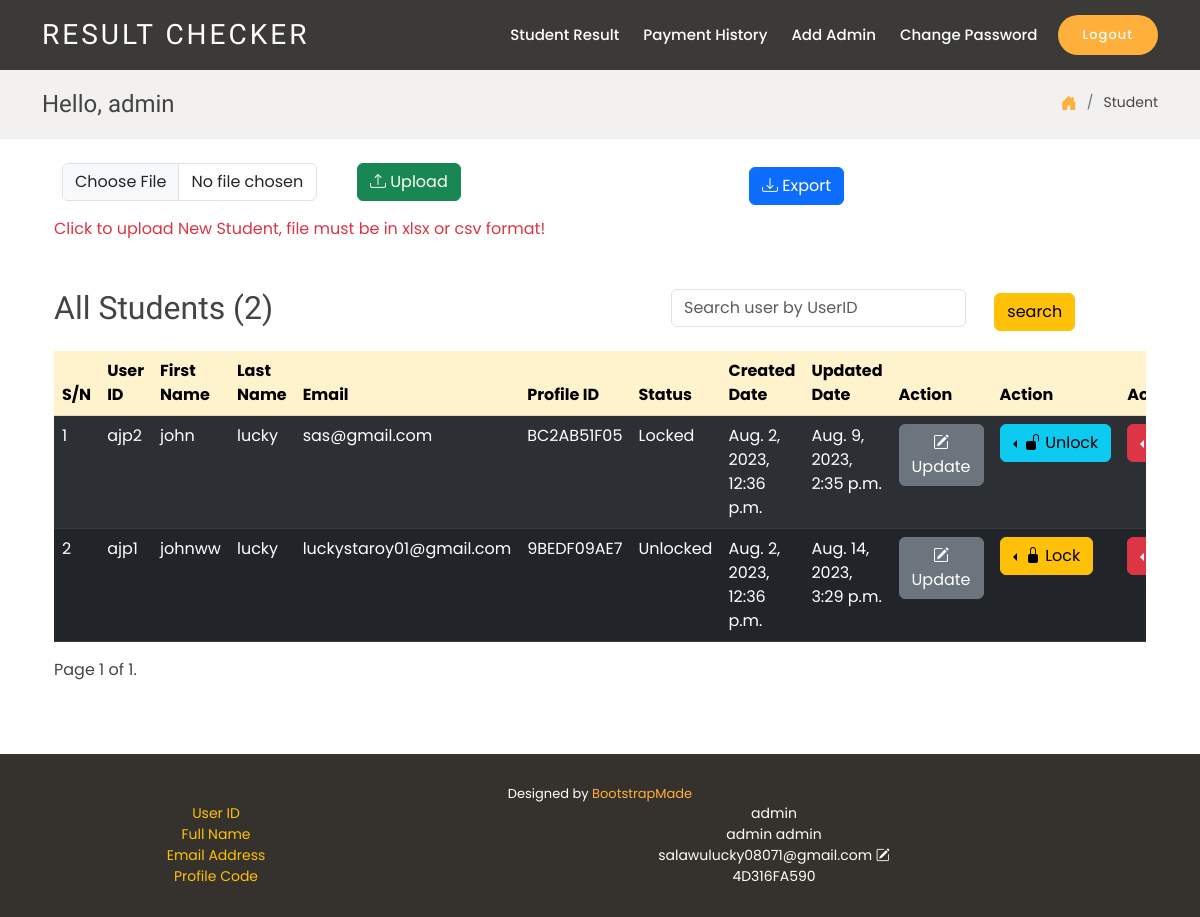
Screenshot of /student (signed in) with the database file from the repository.
### users/models.py (models this page shows, shortened)
class User(AbstractUser):
    username = None
    userid = models.CharField(max_length=150, unique=True, null=True, blank=True)
    email=models.EmailField(max_length=150, null=True,blank=True)
    name=models.CharField(max_length=150, null=True,blank=True)
    duration=models.IntegerField(blank=True,null=True)
    profile_ID=models.CharField(max_length=11, null=True,blank=True)
    created_at = models.DateTimeField(auto_now_add=True,null=True)
    updated_at =  models.DateTimeField(auto_now=True,null=True)
    profile_pic=models.ImageField(default='profilepic.png',null=True,blank=True)
    active= models.BooleanField(default=True,blank=True)
    pass_change = models.BooleanField(default=False,blank=True)
    class Meta:
        ordering = ['-created_at']
        indexes = [
            models.Index(fields=['-created_at']),
        ]
    objects=UserManager( )
    USERNAME_FIELD ='userid'
    REQUIRED_FIELDS=[]

### administrator/decorators.py (the view)
    def wrapper_function(request, *args, **kwargs):
        group= None
        if request.user.groups.exists():
            group = request.user.groups.all()[0].name
        if group == 'student':
            return redirect('decline')
        else:
            return view_func(request, *args,**kwargs)

### administrator/views.py (called while the page is built)
@login_required(login_url='login')
@admin_only
def student(request):
    stu=User.objects.filter(groups = Group.objects.get(name='student'))
    count = stu.count()
    myFilter=studentsFilter(request.GET, queryset=stu)
    stu=myFilter.qs
    p=Paginator(stu, 20)
    page_num = request.GET.get('page',1)
    try:
        page = p.page(page_num)
    except EmptyPage:
            page = p.page(1)
    return render(request, 'student.html', {'stu':page,'count':count})

### templates/student.html (shortened to what this page needs)
{% extends 'index.html' %}
{% load static %}
{% block content %}
    <section class="breadcrumbs">
      <div class="container">
        <div class="d-flex justify-content-between align-items-center">
          <h2>{% if user.is_authenticated %} Hello, {{user.first_name}} {% endif %} {% if user.groups.all.0.name == 'student' %}<span>{{user.profile_ID}}</span>{% endif %}</h2>
          <ol>
            <li><a href="{% url 'dashboard' %}"><i style='font-size:16px;' class="bi bi-house-door-fill"></i></a></li>
            <li>Student</li>
          </ol>
        </div>
      </div>
    </section>
    {% include 'msg.html' %}
    <div class="container mt-3">
      <form autocomplete="off" method='POST' enctype="multipart/form-data" action="{% url 'import_data' %}">
      <div class='row'>
        <div class='col-lg-3 m-2 col-sm-5 col-md-5'>
      <input name='import_file' class='form-control' type='file'required>
      </div>
      <div class='col-lg-4 m-2 col-sm-5 col-md-5'>
        <button class='btn btn-success' type='submit' ><i style='font-size:16px;' class="bi bi-upload"></i> Upload</button>
        </div>
        <div class='col-lg-4 m-2 col-sm-5 col-md-5'>
            <a class='btn m-1 btn-primary' href='{% url "export_student" %}' type='button'><i style='font-size:16px;' class="bi bi-download"></i> Export</a>
          </div>
        <p class='text-danger'>Click to upload New Student, file must be in xlsx or csv format!</p>
      </form>
    </div>
    {% if messages %}
    {% for m in messages %}
    {% if m.tags == 'info' %}
    <form autocomplete="off" method="post" action="{% url 'verify_data' %}">
      {% csrf_token %}
      <table class='table'>
        <p class='text-info'>{{count}} student information is found in {{new_data}}, view below to verify</p>
        <thead>
          <tr>
              {% for header in data.headers %}
              <th>{{ header }}</th>
              {% endfor %}
          </tr>
      </thead>
      <tbody>
          {% for row in data %}
          <tr>
              {% for value in row %}
              <td>{{ value }}</td>
              {% endfor %}
          </tr>
          {% endfor %}
        </tbody>
      </table>
      <input type="submit" class='btn btn-success' name="confirm" value="Confirm">
      <a type="button" class='btn btn-danger' href='{% url 'student' %}'>Cancel</a>
  </form>
  {% if m.tags == 'error' %}
  <div class="container mt-3">
    <form autocomplete="off" method='POST' enctype="multipart/form-data" action="{% url 'import_data' %}">
      {% csrf_token %}
    <div class='row'>
      <div class='col-lg-3 m-2 col-sm-10 col-md-5'>
    <input name='import_file' class='form-control' type='file'required>
    </div>
    <div class='col-lg-4 m-2 col-sm-5 col-md-5'>
      <button class='btn btn-success' type='submit' ><i style='font-size:16px;' class="bi bi-upload"></i> Upload</button>
      </div>
      <div class='col-lg-4 m-2 col-sm-5 col-md-5'>
          <a class='btn m-1 btn-primary' href='{% url "export_student" %}' type='button'><i style='font-size:16px;' class="bi bi-download"></i> Export</a>
        </div>
      <p class='text-danger'>Click to upload New Student, file must be in xlsx or csv format!</p>
    </form>
  </div>
  {% endif %}
  {% endif %}
  {% endfor %}
  {% else %}
  <div class="d-flex justify-content-between align-items-center mt-4">
    <h2>All Students ({{count}})</h2>
    <form autocomplete="off" method='get'>
      <div class="">
          <div class='row m-2'>
          <div class='col-lg-8 col-sm-5'>
      <input name="userid" type="text" placeholder='Search user by UserID' class="form-control" id="userid" required>
          </div>
          <div class='col-4'>
              <input class='btn m-1 btn-secondary btn-warning' type='submit' value='search'>
                  </div>
              </div>
  </div>
</form>
      </div>
    <div class="table-responsive">
    <table class="table table-striped mt-2">
      <thead >
        {% if stu %}
        <tr class="table-warning text-white">
          <th>S/N</th>
          <th>User ID</th>
          <th>First Name</th>
          <th>Last Name</th>
          <th>Email</th>
          <th>Profile ID</th>
          <th>Status</th>
          <th>Created Date</th>
          <th>Updated Date</th>
          <th>Action</th>
          <th>Action</th>
          <th>Action</th>
        </tr>
      </thead>
      <tbody>
      {% for i in stu %}
      <tr class="table-dark text-white">
        <td>{{forloop.counter}}</td>
          <td>{{i.userid}}</td>
          <td>{{i.first_name}}</td>
          <td>{{i.last_name}}</td>
          <td>{{i.email}}</td>
          <td>{{i.profile_ID}}</td>
          {% if i.active == True %}
          <td>Unlocked</td>
          {% else %}
          <td>Locked</td>
          {% endif %}
          <td>{{i.created_at}}</td>
          <td>{{i.updated_at}}</td>
          <td><a class="btn btn-secondary" href="{% url 'updatestudent' i.id %}"><i class='bi bi-pencil-square'></i> Update</a></td>
            {% if i.active == True %}
            <td>
              <div class="btn-group dropstart">
                <button type="button" class="btn btn-warning dropdown-toggle" data-bs-toggle="dropdown" aria-expanded="false">
                  <i style='font-size:16px;' class="bi bi-lock-fill"></i> Lock
                </button>
              </div>
            </td>
          {% else %}
          <td>
            <div class="btn-group dropstart">
              <button type="button" class="btn btn-info dropdown-toggle" data-bs-toggle="dropdown" aria-expanded="false">
                <i style='font-size:16px;' class="bi bi-unlock-fill"></i> Unlock
              </button>
            </div>
          </td>
          {% endif %}
          <td>
            <div class="btn-group dropstart">
              <button type="button" class="btn btn-danger dropdown-toggle" data-bs-toggle="dropdown" aria-expanded="false">
              </button>
            </div>
          </td>
          </tr>
      {% endfor %}
      </div>
  </div>
    <div class="pagination">
      <span class="step-links">
        <span class="current">
        Page {{ stu.number }} of {{ stu.paginator.num_pages }}.
        </span>
      </span>
  </div>
  {% else %}
  <center class='h2 mt-5 text-danger'><i style='font-size:30px;' class="bi bi-eye-slash-fill"></i> No Student Found<br></center>
  {% endif %}
{% endif %}
<br><br><br>
    {% endblock %}

### templates/index.html (shortened to what this page needs)
{% load static %}
<!DOCTYPE html>
<html lang="en">
<head>
  <link href="{% static 'assets/vendor/animate.css/animate.min.css' %}" rel="stylesheet">
  <link href="{% static 'assets/vendor/bootstrap/css/bootstrap.min.css' %}" rel="stylesheet">
  <link href="{% static 'assets/vendor/bootstrap-icons/bootstrap-icons.css' %}" rel="stylesheet">
  <link href="{% static 'assets/css/style.css' %}" rel="stylesheet">
</head>
<body>
  <header id="header" class="fixed-top d-flex align-items-center ">
    <div class="container-fluid container-xl d-flex align-items-center justify-content-between">
      <div class="logo me-auto">
        {% if user.is_authenticated %}
        <h1><a href="{% url 'dashboard' %}">RESULT CHECKER</a></h1>
      </div>
      {% else %}
      <h1><a href="#">RESULT CHECKER</a></h1>
      </div>
      {% endif %}
      <nav id="navbar" class="navbar order-last order-lg-0">
        <ul>
          {% if user.is_authenticated %}
          {% if user.groups.all.0.name == 'admin' %}
          <li><a class="nav-link scrollto "  href="{% url 'adminstudent' %}">Student Result</a></li>
          <li><a class="nav-link scrollto "  href="{% url 'transaction' %}">Payment History</a></li>
          <li><a class="nav-link scrollto "  " data-bs-toggle="modal" data-bs-target="#addadmin"  href="#">Add Admin</a></li>
          {% endif %}
          <li><a class="nav-link scrollto " data-bs-toggle="modal" data-bs-target="#changepassword"  href="#">Change Password</a></li>
          {% endif %}
        </ul>
      </nav>
      {% if user.is_authenticated %}
      <a data-bs-toggle="modal" data-bs-target="#logout"  href="#"  class="book-a-table-btn scrollto">Logout</a>
      {% else %}
      <a  href="{% url 'login' %}"  class="book-a-table-btn scrollto">Login</a>
      {% endif %}
    </div>
  </header>
  <main id="main">
{% block content %}
{% endblock content %}
  </main>
  <footer id="footer">
    <div class="container">
      <div class="credits">
        Designed by <a href="https://bootstrapmade.com/">BootstrapMade</a>
      </div>
      {% if user.is_authenticated %}
        <div class="row col-lg-12 col-sm-12">
          <div class="col-lg-4 col-sm-4  label text-warning ">User ID</div>
          <div class="col-lg-8 col-sm-4 ">{{user.userid}}</div>
        </div>
      <div class="row col-lg-12 col-sm-12">
        <div class="col-lg-4 col-sm-4 label label text-warning">Full Name</div>
        <div class="col-lg-8 col-sm-4 ">{{user.first_name}} {{user.last_name}}</div>
      </div>
      <div class="row col-lg-12 col-sm-12">
          <div class="col-lg-4 col-sm-4  label label text-warning">Email Address</div>
          <div class="col-lg-8 col-sm-4 ">{{user.email}} <i data-bs-toggle="modal" data-bs-target="#email" class='bi bi-pencil-square'></i></div>
        </div>
        <div class="row col-lg-12 col-sm-12">
          <div class="col-lg-4 col-sm-4  label label text-warning">Profile Code</div>
          <div class="col-lg-8 col-sm-4 ">{{user.profile_ID}}</div>
        </div>
        {% endif %}
    </div>
  </footer>
</body>
</html>

### static/assets/css/style.css (style rules this page uses)
body { font-family: "Poppins", sans-serif; color: #444444; }
a { text-decoration: none; color: #ffb03b; }
h1, h2, h3, h4, h5, h6 { font-family: "Satisfy", sans-serif; }
#header { height: 70px; z-index: 997; transition: all 0.5s; padding: 10px 0; background: rgba(26, 24, 22, 0.85); }
#header .logo h1 { font-size: 28px; margin: 0; line-height: 1; font-weight: 400; letter-spacing: 3px; }
#header .logo h1 a, #header .logo h1 a:hover { color: #fff; text-decoration: none; }
.book-a-table-btn { background: #ffb03b; color: #fff; border-radius: 50px; margin: 0 0 0 20px; padding: 10px 25px; font-size: 13px; font-weight: 500; letter-spacing: 1px; transition: 0.3s; white-space: nowrap; }
.navbar { padding: 0; }
.navbar ul { margin: 0; padding: 0; display: flex; list-style: none; align-items: center; }
.navbar li { position: relative; }
.navbar a, .navbar a:focus { display: flex; align-items: center; justify-content: space-between; padding: 10px 0 10px 24px; font-size: 15px; font-weight: 500; color: white; white-space: nowrap; transition: 0.3s; }
section { padding: 60px 0; }
.breadcrumbs { padding: 20px 0; background-color: #f2f1ef; min-height: 40px; margin-top: 70px; }
.breadcrumbs h2 { font-size: 24px; font-weight: 300; margin: 0; }
.breadcrumbs ol { display: flex; flex-wrap: wrap; list-style: none; padding: 0; margin: 0; font-size: 14px; }
.breadcrumbs ol li+li { padding-left: 10px; }
.breadcrumbs ol li+li::before { display: inline-block; padding-right: 10px; color: #6c757d; content: "/"; }
#footer { background: #35322d; color: #fff; font-size: 14px; text-align: center; padding: 30px 0; }
#footer .credits { font-size: 13px; }

### rows the page displays
User: first_name "admin", userid "admin", last_name "admin", email "salawulucky08071@gmail.com", profile_ID "4D316FA590"
User: userid "ajp2", first_name "john", last_name "lucky", email "sas@gmail.com", profile_ID "BC2AB51F05", active "Locked", created_at "Aug. 2, 2023, 12:36 p.m.", updated_at "Aug. 9, 2023, 2:35 p.m."
User: userid "ajp1", first_name "johnww", last_name "lucky", email "luckystaroy01@gmail.com", profile_ID "9BEDF09AE7", active "Unlocked", created_at "Aug. 2, 2023, 12:36 p.m.", updated_at "Aug. 14, 2023, 3:29 p.m."

### other values shown
{{ count }} "2"
{{ stu.number }} "1"
{{ stu.paginator.num_pages }} "1"
